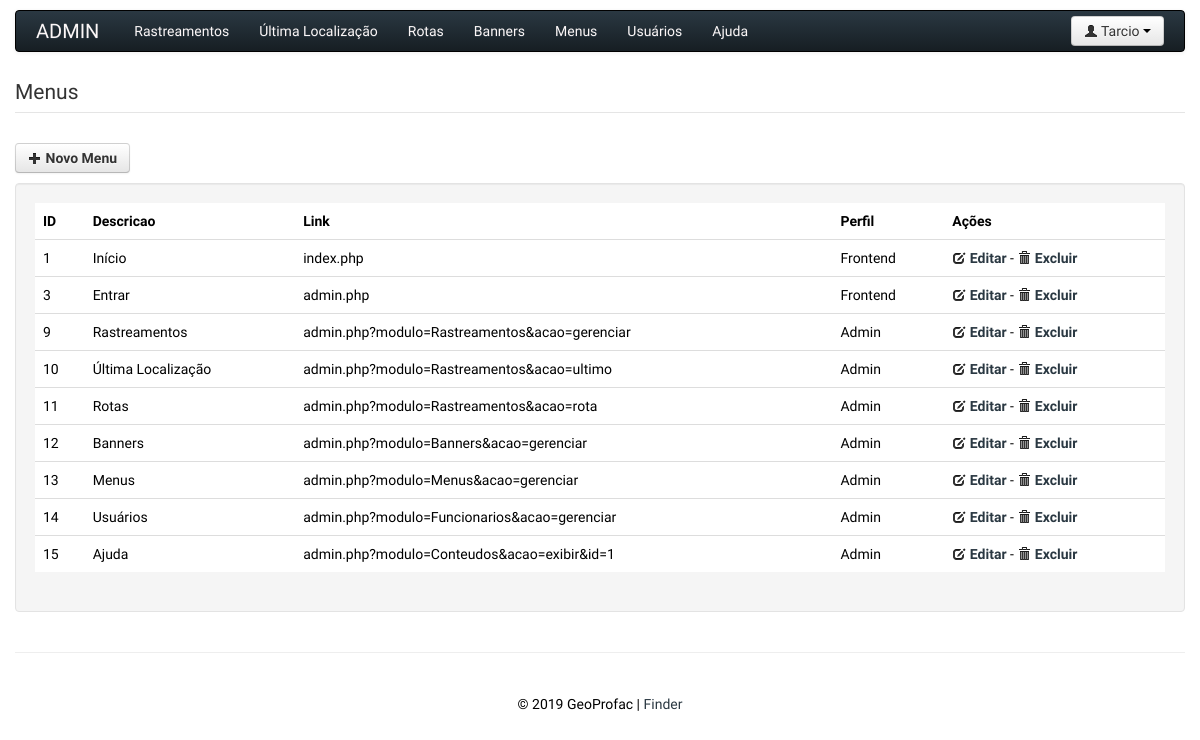
The page /admin.php?modulo=Menus&acao=gerenciar (signed in) on the database its author committed.
### tables this page shows
CREATE TABLE IF NOT EXISTS `shr_menus` (
  `id` int(11) NOT NULL AUTO_INCREMENT,
  `prf_id` varchar(10) NOT NULL,
  `descricao` varchar(30) NOT NULL,
  `link` varchar(100) NOT NULL,
  PRIMARY KEY (`id`),
  KEY `menus_fk` (`prf_id`),
  CONSTRAINT `menus_fk` FOREIGN KEY (`prf_id`) REFERENCES `shr_perfis` (`id`) ON UPDATE CASCADE
);

CREATE TABLE IF NOT EXISTS `shr_perfis` (
  `id` varchar(10) NOT NULL,
  `descricao` varchar(10) NOT NULL,
  PRIMARY KEY (`id`)
);

### admin.php (called while the page is built, shortened)
<?php
try
{
	new Controller(Perfis::ADMINISTRATIVO);
}
	catch (\Exception $e)
	{
		echo $e->getMessage();
	}

### src/Lib/Config.class.php (called while the page is built, shortened)
<?php
final class Config
{
	static private $config;
	static public function carregar( $arquivo = 'config.php' )
	{
		self::$config = include __DIR__ . "/../../config/{$arquivo}";
	}
	static public function get( $param )
	{
		$parametro = explode('.', $param );
		$retorno = self::$config;
		foreach( $parametro as $par ) {
			if( isset( $retorno[ $par ] ) ) {
				$retorno = $retorno[ $par ];
			} else {
				throw new \Exception('Parametro nao encontrado!');
			}
		}
		return $retorno;
	}
}

### src/Lib/Banco.class.php (called while the page is built, shortened)
<?php
final class Banco
{
  	static private $obj_Banco;
  	private $obj_PDO;
  	static public function getInstancia()
  	{
    	if( !self::$obj_Banco ) {
      		self::$obj_Banco = new Banco();
      		self::$obj_Banco->conectar();
    	}
    	return self::$obj_Banco;
  	}
	private function conectar()
	{
		switch( Config::get('pdo.driver') ) {
		    default:
		    	$dsn  = Config::get('pdo.driver') . ':host=' . Config::get('pdo.host')
		    	      . ';dbname='.Config::get('pdo.dbname');
		    	$user  = Config::get('pdo.user');
		    	$pass  = Config::get('pdo.pass');
				$encod = Config::get('pdo.encod');
		}
    	$this->obj_PDO = new \PDO( $dsn, $user, $pass );
    	$this->obj_PDO->setAttribute( \PDO::ATTR_ERRMODE,
    								  \PDO::ERRMODE_EXCEPTION );
    	$this->obj_PDO->setAttribute( \PDO::ATTR_DEFAULT_FETCH_MODE,
                                      \PDO::FETCH_OBJ );
		$this->obj_PDO->exec("SET NAMES $encod");
  	}
    public function consultarSQL( $sql, array $valores = array() )
    {
    	$statement = $this->obj_PDO->prepare( $sql );
    	$statement->execute( $valores );
    	return $statement->fetchAll();
  	}
  	public function selecionar( ModelData $ModelData, $todos = true )
  	{
  		$sql = "SELECT * FROM {$ModelData->getTabela()}";
  		$parametro_where = array();
		if( $todos == false ) {
      		$sql .= " WHERE {$ModelData->getPrimaryKey()} = ?";
      		$parametro_where[] = $ModelData->getValorPrimaryKey();
    	}
    	$statement = $this->obj_PDO->prepare( $sql );
	    $statement->execute( $parametro_where );
	    if( $todos ) {
      		return $statement->fetchAll();
    	} else {
      		return $statement->fetch();
    	}
    }
}

### src/Model/ModelBase.class.php (called while the page is built, shortened)
<?php
abstract class ModelBase {
	public function __construct()
	{
		$this->obj_ModelData = new ModelData( static::TABELA, static::PRIMARY_KEY, $this->colunas);
		$this->obj_Banco 	 = Banco::getInstancia();
	}
}

### src/Model/Menus.class.php (called while the page is built, shortened)
<?php
class Menus extends ModelBase
{
	public function retornarItens( $tipo )
	{
		$sql = "SELECT descricao, link "
			 . "FROM " . self::TABELA
			 . " WHERE prf_id = ? "
			 . "ORDER BY id ASC";
		return $this->obj_Banco->consultarSQL($sql, array( $tipo ) );
	}
	public function gerenciar()
	{
	    return $this->obj_Banco->selecionar( $this->obj_ModelData );
	}
}

### src/Lib/Log.trait.php (called while the page is built, shortened)
<?php
trait Log
{
	public function escrever( $mensagem )
	{
		$data        = date('d/m/Y H:i:s');
	}
}

### src/Model/ModelData.class.php (called while the page is built, shortened)
<?php
final class ModelData {
  	private $tabela;
  	private $primary_key;
  	private $coluna;
  	private $obj_std;
  	public function __construct( $tabela, $pk, array $coluna )
  	{
    	$this->tabela 		= $tabela;
    	$this->primary_key 	= $pk;
    	$this->coluna 		= $coluna;
    	$this->obj_std		= new \stdClass();
    	foreach( $coluna as $col ) {
    		if( $col != $pk ) {
    			$this->obj_std->$col = null;
    		}
    	}
  	}
  	public function getTabela()
  	{
    	return $this->tabela;
  	}
  	public function getPrimaryKey()
  	{
    	return $this->primary_key;
  	}
  	public function getValorPrimaryKey()
  	{
    	return $this->obj_std->{$this->primary_key};
  	}
  	public function __set( $propriedade, $valor )
  	{
  		if( in_array( $propriedade, $this->coluna ) ) {
  			$this->obj_std->{$propriedade} = $valor;
  		}
  	}
}

### autoloader.php (called while the page is built, shortened)
<?php
function autoloader($classe)
{
	$extensoes = array ('class.php', 'trait.php');
	$classe = str_replace('\\', '/', $classe);
	foreach ($extensoes as $extensao)
	{
		$path_classe = __DIR__ . "/src/{$classe}.{$extensao}";
		if (file_exists($path_classe))
		{
			break;
		}
	}
}

### src/Model/Perfis.class.php (called while the page is built, shortened)
<?php
class Perfis extends ModelBase
{
	static private $obj_Perfis;
	static public function getInstancia()
	{
		if( !self::$obj_Perfis ) {
			self::$obj_Perfis = new Perfis();
		}
		return self::$obj_Perfis;
	}
	public function getPerfil( $id )
	{
		$this->obj_ModelData->id = $id;
		return $this->obj_Banco->selecionar( $this->obj_ModelData, false );
	}
}

### templates/admin/menus/gerenciar.tpl.php (the view, shortened to what this page needs)
<form class="form-horizontal">
    <fieldset>
        <legend>Menus</legend>
        <div class="btn-toolbar">
            <a href="admin.php?modulo=Menus&acao=inserir" class="btn"><i class="icon-plus"></i> <strong>Novo Menu</strong></a>
        </div>
        <div class="well">
            <?php if ($dados): ?>
            <table class="table">
                <thead>
                    <tr>
                        <th>ID</th>
                        <th>Descricao</th>
                        <th>Link</th>
                        <th>Perfil</th>
                        <th>Ações</th>
                    </tr>
                </thead>
                <tbody>
                    <?php foreach ($dados as $menu): ?>
                        <tr>
                            <td><?php echo $menu->id; ?></td>
                            <td><?php echo $menu->descricao; ?></td>
                            <td><?php echo $menu->link; ?></td>
                            <td><?php echo Perfis::getInstancia()->getPerfil( $menu->prf_id )->descricao; ?></td>
                            <td>
                                <a href="admin.php?modulo=Menus&acao=editar&id=<?php echo $menu->id; ?>"><i class="icon-edit"></i> <strong>Editar</strong></a>
                                -
                                <a href="admin.php?modulo=Menus&acao=excluir&id=<?php echo $menu->id; ?>"><i class="icon-trash"></i> <strong>Excluir</strong></a>
                            </td>
                        </tr>
                    <?php endforeach; ?>
                </tbody>
            </table>
            <?php else: ?>
            Nenhum 'Menu' cadastrado
            <?php endif; ?>
        </div>
    </fieldset>
</form>

### templates/admin/_cabecalho.tpl.php (shortened to what this page needs)
<!DOCTYPE html>
<html lang="en">
    <head>
        <link href="<?php echo $path?>css/bootstrap.css" rel="stylesheet">
        <link href="<?php echo $path?>css/bootstrap-responsive.css" rel="stylesheet">
    </head>
    <body>
        <div class="container">
            <?php if(isset($_SESSION['funcionarios'])): ?>
                <div class="navbar">
                    <div class="navbar-inner">
                        <a class="brand" href="admin.php">
                            ADMIN
                        </a>
                        <ul class="nav">
                            <?php foreach($items_menu as $item): ?>
                              <li>
                                  <a href="<?php echo $item->link; ?>"><?php echo $item->descricao; ?></a>
                              </li>
                            <?php endforeach; ?>
                        </ul>
                        <div class="btn-group pull-right">
                            <a class="btn dropdown-toggle" data-toggle="dropdown" href="#">
                                <i class="icon-user"></i> <?php echo $_SESSION['funcionarios']['nome']; ?> <span class="caret"></span>
                            </a>
                        </div>
                    </div>
                </div>
            <?php endif; ?>

### rows shown on the page
shr_menus: descricao "Rastreamentos", id "9", link "admin.php?modulo=Rastreamentos&acao=gerenciar", prf.descricao "Admin"
shr_menus: descricao "Última Localização", id "10", link "admin.php?modulo=Rastreamentos&acao=ultimo", prf.descricao "Admin"
shr_menus: descricao "Rotas", id "11", link "admin.php?modulo=Rastreamentos&acao=rota", prf.descricao "Admin"
shr_menus: descricao "Banners", id "12", link "admin.php?modulo=Banners&acao=gerenciar", prf.descricao "Admin"
shr_menus: descricao "Menus", id "13", link "admin.php?modulo=Menus&acao=gerenciar", prf.descricao "Admin"
shr_menus: descricao "Usuários", id "14", link "admin.php?modulo=Funcionarios&acao=gerenciar", prf.descricao "Admin"
shr_menus: descricao "Ajuda", id "15", link "admin.php?modulo=Conteudos&acao=exibir&id=1", prf.descricao "Admin"
shr_menus: id "1", descricao "Início", link "index.php", prf.descricao "Frontend"
shr_menus: id "3", descricao "Entrar", link "admin.php", prf.descricao "Frontend"

### other values the page prints
$_SESSION['funcionarios']['nome'] "Tarcio"
gmdate('Y') "2019"
